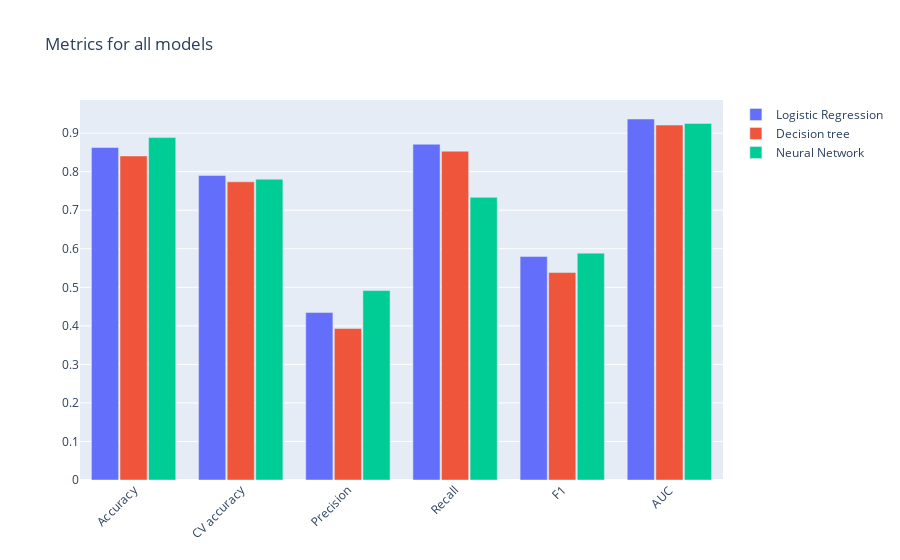

Write notebook code for a chart like this one.
### Markdown cell above
## Results

### Code cell
metrics = ['Accuracy', 'CV accuracy', 'Precision', 'Recall', 'F1', 'AUC']

# Plot metrics.
fig = go.Figure(data=[
    go.Bar(name='Logistic Regression', x=metrics,
           y=[logreg.score(X_test, y_test), cv_logreg, precision_score(y_test, log_pred), recall_score(y_test, log_pred), f1_score(y_test, log_pred), auc_logreg]),
    go.Bar(name='Decision tree', x=metrics,
           y=[tr.score(X_test, y_test), cv_tr, precision_score(y_test, tr_pred), recall_score(y_test, tr_pred), f1_score(y_test, tr_pred), auc_tr]),
    go.Bar(name='Neural Network', x=metrics,
           y=[mlp.score(X_test, y_test), cv_mlp, precision_score(y_test, mlp_pred), recall_score(y_test, mlp_pred), f1_score(y_test, mlp_pred), auc_mlp]),
])

fig.update_layout(title_text='Metrics for all models',
                  barmode='group', xaxis_tickangle=-45, bargroupgap=0.05)
fig.show()

### Figure 1 — Plotly figure (JSON) as saved in the notebook; plotly's stock layout.template omitted (floating-point values rounded to 4 significant figures)
{"data": [{"name": "Logistic Regression", "type": "bar", "x": ["Accuracy", "CV accuracy", "Precision", "Recall", "F1", "AUC"], "y": [0.8627, 0.7904, 0.4345, 0.8712, 0.5798, 0.9367]}, {"name": "Decision tree", "type": "bar", "x": ["Accuracy", "CV accuracy", "Precision", "Recall", "F1", "AUC"], "y": [0.8408, 0.7738, 0.393, 0.8533, 0.5382, 0.921]}, {"name": "Neural Network", "type": "bar", "x": ["Accuracy", "CV accuracy", "Precision", "Recall", "F1", "AUC"], "y": [0.8885, 0.7806, 0.4915, 0.7334, 0.5886, 0.9253]}], "layout": {"bargroupgap": 0.05, "barmode": "group", "title": {"text": "Metrics for all models"}, "xaxis": {"tickangle": -45}}}
